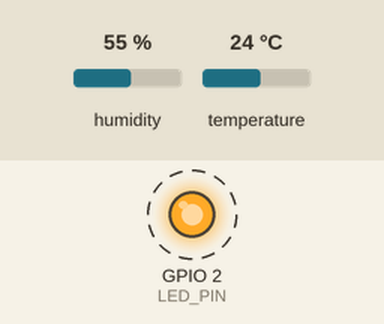
Simulated run of this sketch. Board: ESP32. On the bench: output pins drawn as LEDs (lit = HIGH). Dashed ring = blinking. Inputs (shaded band) come from the test bench; at power-on: humidity 55 %, temperature 24 °C. WiFi joins after 1.5 s; servers stay silent unless stated; uploads are accepted with an empty reply; what the sketch prints to the serial monitor is not drawn.

Above: at 3.0 s.
Timing chart, 0 to 5.7 s (numbered marks = the images above):
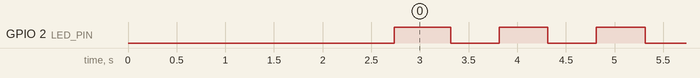

The sketch:

HW1_client.ino
```cpp
/*
 * HW1-1 Client Side — ESP32
 * Features:
 *   1. LED flash  (GPIO 2 built-in LED blinks every 500ms)
 *   2. DHT11 temperature & humidity printed to Serial port  (GPIO 15)
 *   3. Send data via WiFi HTTP POST to PC server  (172.20.10.2:5000)
 *
 * WiFi:  Kaiting's iPhone  /  z0968343949
 * Server IP (PC on iPhone hotspot): 172.20.10.2
 *
 * TIP: If DHT11 errors occur, upgrade SimpleDHT library to the latest version.
 *
 * Wiring:
 *   DHT11 VCC  -> 3.3V
 *   DHT11 GND  -> GND
 *   DHT11 DATA -> GPIO 15  (with 10kOhm pull-up resistor recommended)
 *   LED         -> GPIO 2   (built-in LED on most ESP32 dev boards)
 */

#include <SimpleDHT.h>
#include <WiFi.h>
#include <HTTPClient.h>

// ─── Pin Definitions ─────────────────────────────────────────────────────────
#define DHT11_PIN   15   // DHT11 DATA pin -> GPIO 15 (matches sketch_mar24b)
#define LED_PIN      2   // Built-in LED

// ─── WiFi & Server Settings ───────────────────────────────────────────────────
const char* WIFI_SSID     = "alvin";
const char* WIFI_PASSWORD = "20050423";
const char* SERVER_URL    = "http://192.168.137.254:5000/sensor";
// NOTE: 172.20.10.2 is your PC's IP on the iPhone hotspot network.
//       Run `ipconfig` on your PC to confirm if upload fails.

// ─── Global Objects ───────────────────────────────────────────────────────────
SimpleDHT11 dht11;

// ─── Timing ───────────────────────────────────────────────────────────────────
unsigned long lastReadTime  = 0;
const unsigned long READ_INTERVAL = 3000;   // Read DHT11 every 3 seconds

unsigned long lastLedToggle = 0;
const unsigned long LED_INTERVAL  = 500;    // Toggle LED every 500ms

bool ledState = false;

// ─── Setup ────────────────────────────────────────────────────────────────────
void setup() {
  Serial.begin(9600);
  delay(1000);

  pinMode(LED_PIN, OUTPUT);
  digitalWrite(LED_PIN, LOW);

  Serial.println("==============================");
  Serial.println("  HW1-1 Client Side -- ESP32 ");
  Serial.println("==============================");

  // ── Connect to WiFi ─────────────────────────────────────────────────────────
  Serial.print("[WiFi] Connecting to: ");
  Serial.println(WIFI_SSID);

  WiFi.begin(WIFI_SSID, WIFI_PASSWORD);

  int retries = 0;
  while (WiFi.status() != WL_CONNECTED) {
    delay(500);
    Serial.print(".");
    retries++;
    if (retries > 30) {               // 15 seconds timeout
      Serial.println();
      Serial.println("[WiFi] Connection FAILED. Running without WiFi.");
      break;
    }
  }

  if (WiFi.status() == WL_CONNECTED) {
    Serial.println();
    Serial.print("[WiFi] Connected! ESP32 IP: ");
    Serial.println(WiFi.localIP());
    Serial.print("[WiFi] Server URL: ");
    Serial.println(SERVER_URL);
  }

  Serial.println("------------------------------");
  Serial.println("[LED]   Blinking every 500ms");
  Serial.println("[DHT11] Reading every 3 seconds");
  Serial.println("------------------------------");
}

// ─── Main Loop ────────────────────────────────────────────────────────────────
void loop() {
  unsigned long now = millis();

  // ── 1. LED Flash ────────────────────────────────────────────────────────────
  if (now - lastLedToggle >= LED_INTERVAL) {
    lastLedToggle = now;
    ledState = !ledState;
    digitalWrite(LED_PIN, ledState ? HIGH : LOW);
  }

  // ── 2. DHT11 Read & Serial Print ────────────────────────────────────────────
  if (now - lastReadTime >= READ_INTERVAL) {
    lastReadTime = now;

    byte temperature = 0;
    byte humidity    = 0;

    int err = SimpleDHTErrSuccess;
    if ((err = dht11.read(DHT11_PIN, &temperature, &humidity, NULL)) != SimpleDHTErrSuccess) {
      Serial.print("Read DHT11 failed, err="); Serial.println(err); delay(1000);
    } else {
      Serial.println("=================================");
      Serial.print("Humidity = ");
      Serial.print((int)humidity);
      Serial.print("% , ");
      Serial.print("Temperature = ");
      Serial.print((int)temperature);
      Serial.println("C ");

      // ── 3. Send via WiFi ──────────────────────────────────────────────────
      if (WiFi.status() == WL_CONNECTED) {
        sendDataToServer((int)temperature, (int)humidity);
      } else {
        Serial.println("[WiFi] Not connected, skipping upload.");
      }
    }
  }
}

// ─── WiFi Upload Function ─────────────────────────────────────────────────────
void sendDataToServer(int temp, int hum) {
  HTTPClient http;
  http.begin(SERVER_URL);
  http.addHeader("Content-Type", "application/json");

  // Build JSON payload
  String payload = "{";
  payload += "\"temperature\":" + String(temp) + ",";
  payload += "\"humidity\":"    + String(hum)  + ",";
  payload += "\"device_id\":\"ESP32_DHT11_HW1\"";
  payload += "}";

  Serial.print("[WiFi] POST -> ");
  Serial.println(payload);

  int httpCode = http.POST(payload);

  if (httpCode > 0) {
    String response = http.getString();
    Serial.print("[WiFi] Response (");
    Serial.print(httpCode);
    Serial.print("): ");
    Serial.println(response);
  } else {
    Serial.print("[WiFi] POST failed: ");
    Serial.println(http.errorToString(httpCode).c_str());
  }

  http.end();
}
```

Measured:
- by itself, GPIO 2 (LED_PIN): alternates HIGH for 0.50 s and LOW for 0.50 s
